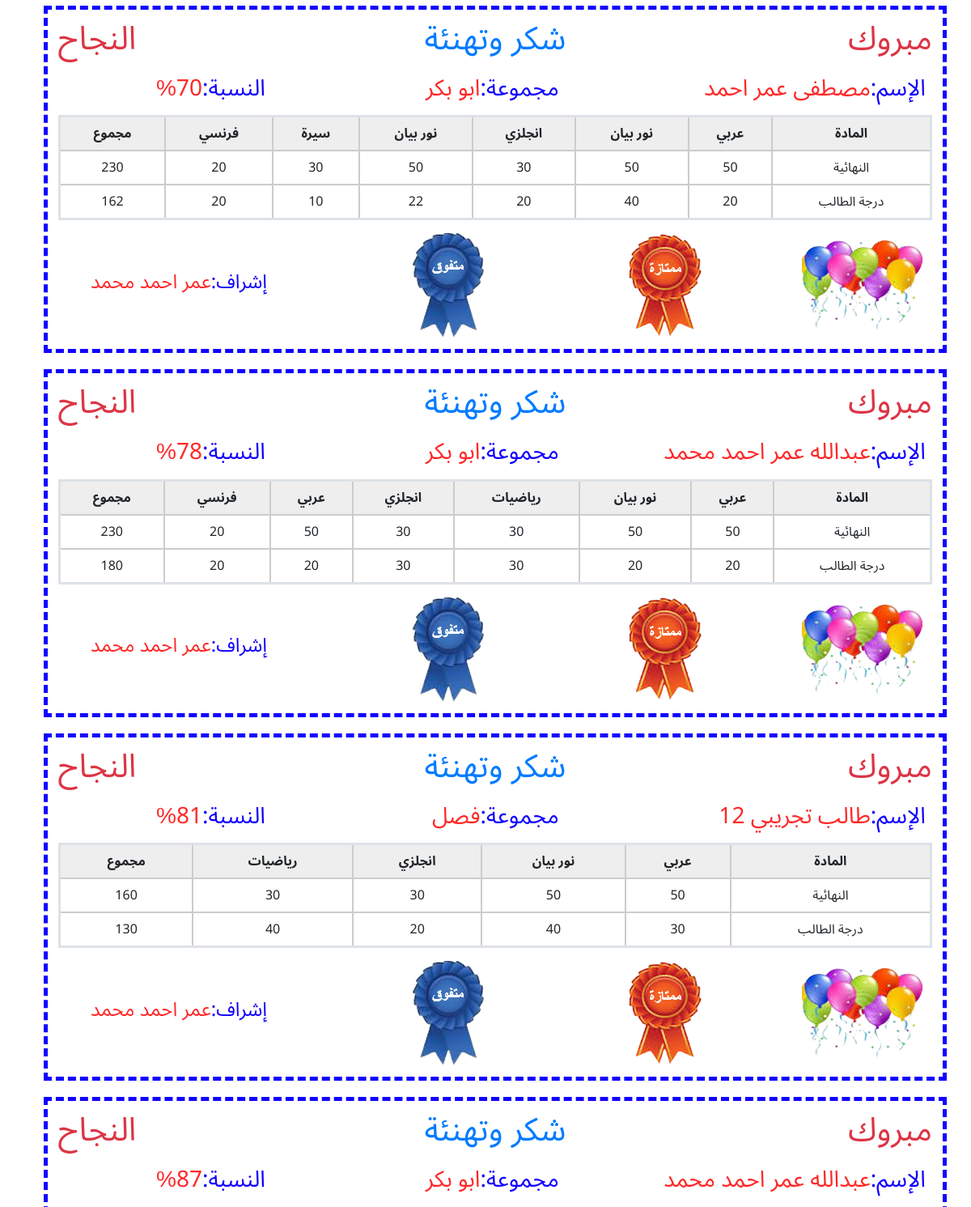
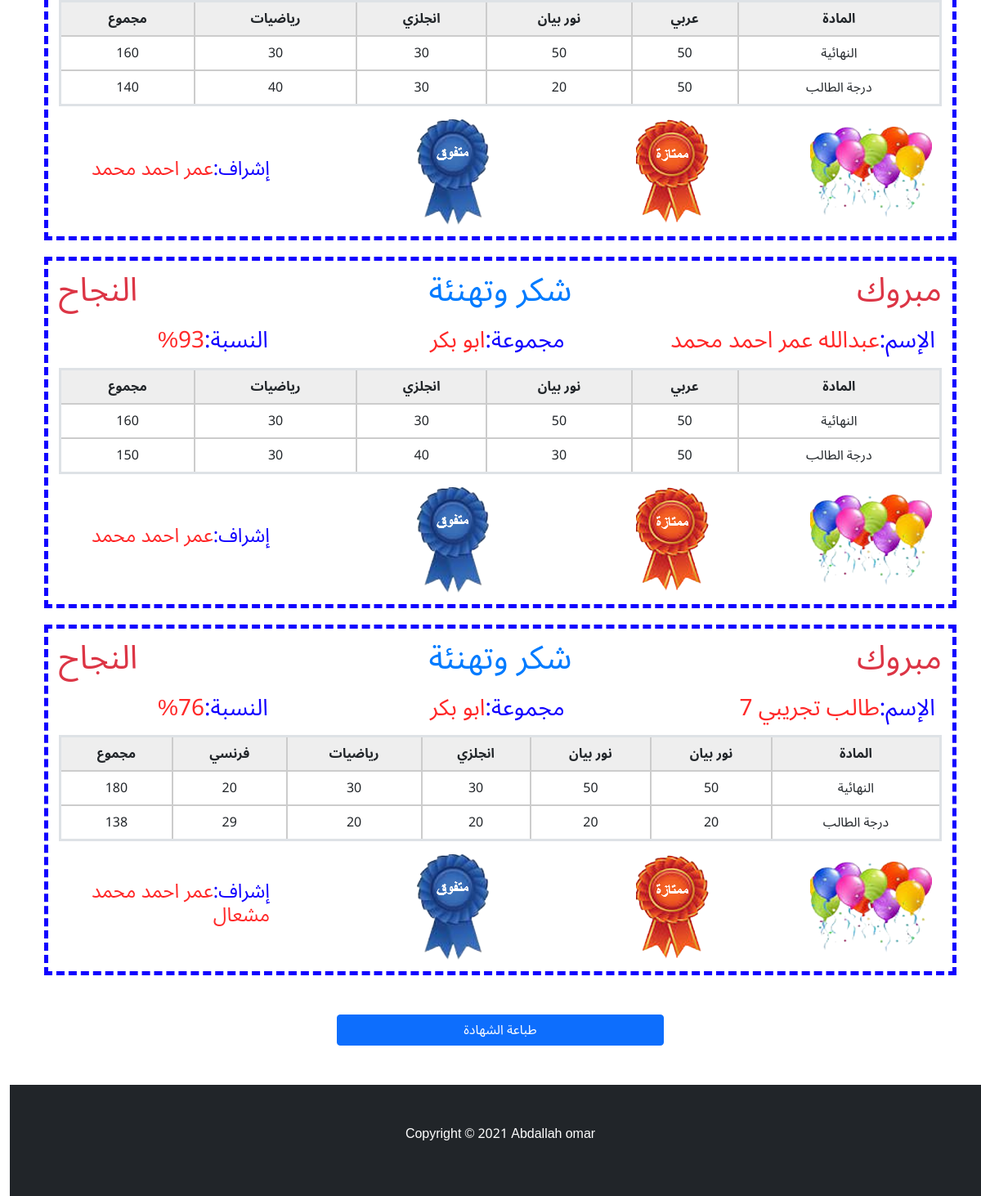
/all_darajat/ (signed in, lower part), run on an earlier commit of the app's database (2 pictures, top to bottom).
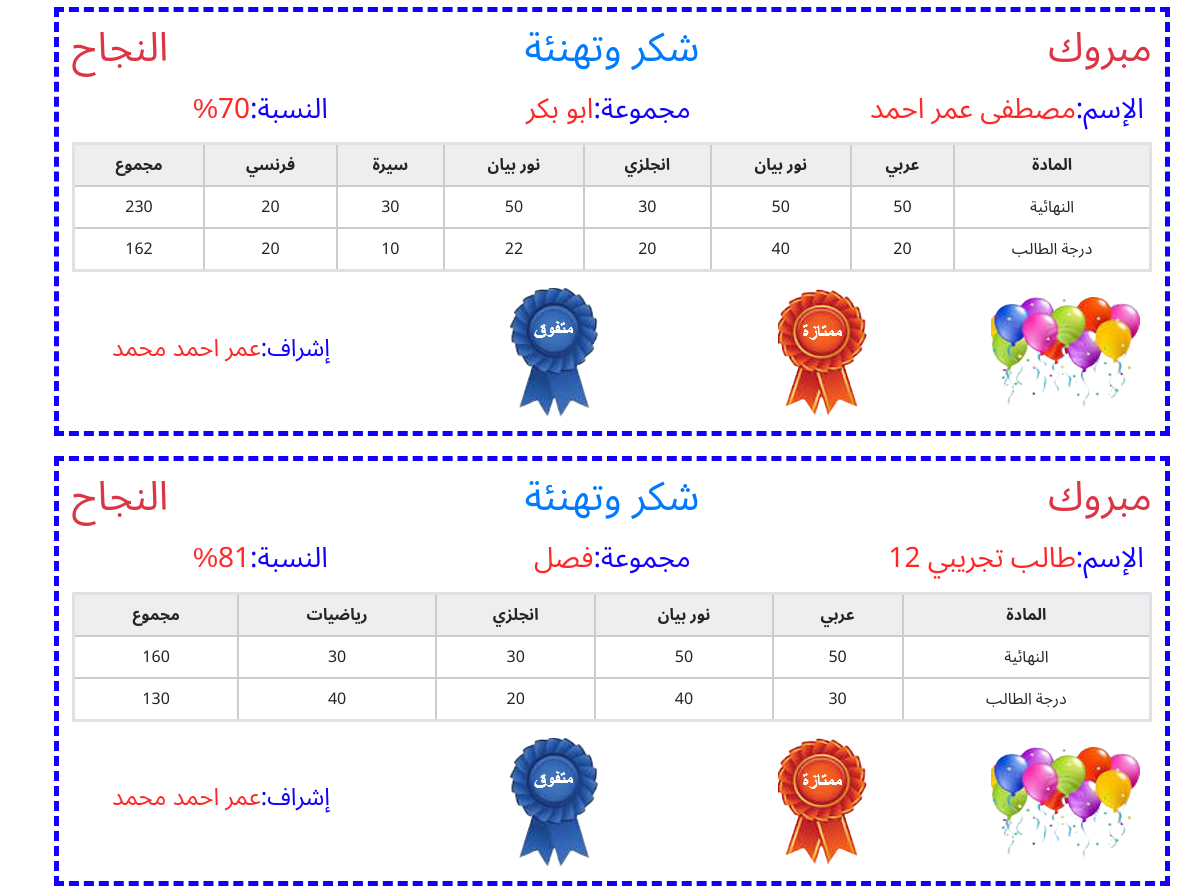
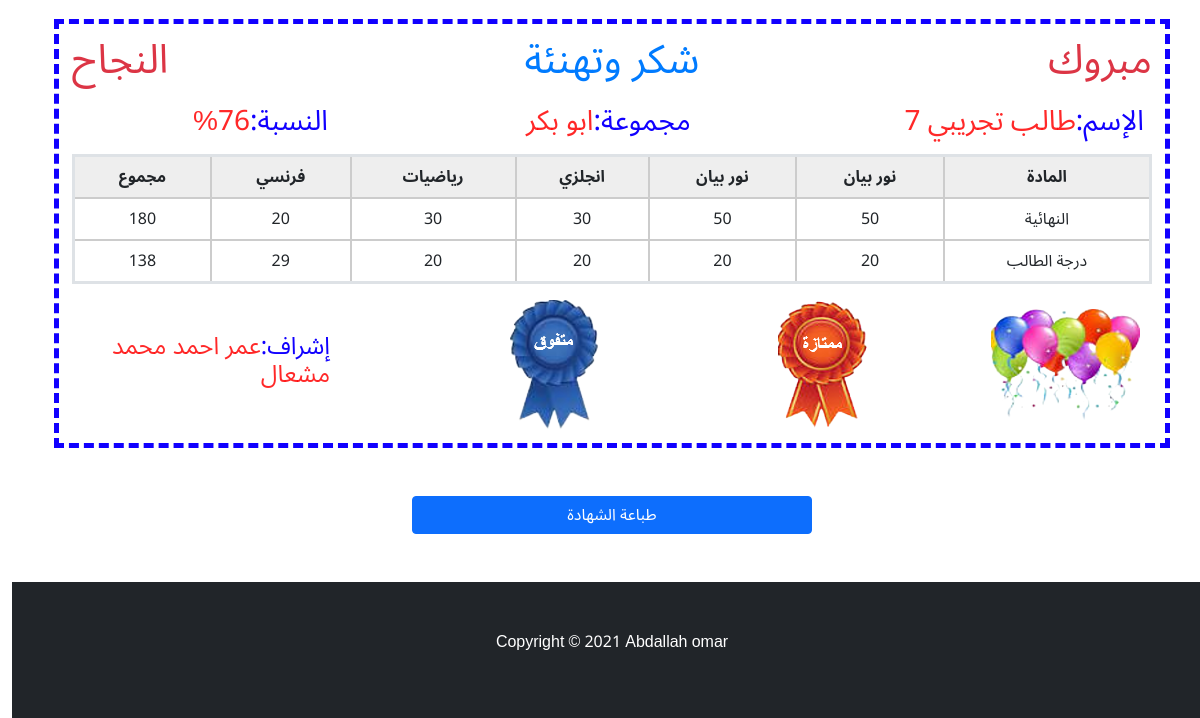
And on a later commit of the database (2 pictures, top to bottom).
### home_app/models.py (models this page shows, shortened)
class darajat(models.Model):
    user = models.ForeignKey(User, verbose_name=("المستخدم"), on_delete=models.CASCADE)
    profile = models.ForeignKey(Profile, verbose_name=("profile"), on_delete=models.CASCADE)
    name = models.ForeignKey(boy, verbose_name=("اسم الطالب"), on_delete=models.CASCADE, null=True)
    mada = models.ForeignKey(mawad, verbose_name=("المادة"), on_delete=models.CASCADE)
    daraja = models.IntegerField(verbose_name='درجة الطالب')
    mada1 = models.ForeignKey(mawad, verbose_name=("المادة"), on_delete=models.CASCADE,related_name='mada1')
    daraja1 = models.IntegerField(verbose_name='درجة الطالب')
    mada2 = models.ForeignKey(mawad, verbose_name=("المادة"), on_delete=models.CASCADE,related_name='mada2')
    daraja2 = models.IntegerField(verbose_name='درجة الطالب')
    mada3 = models.ForeignKey(mawad, verbose_name=("المادة"), on_delete=models.CASCADE,related_name='mada3')
    daraja3 = models.IntegerField(verbose_name='درجة الطالب')
    mada4 = models.ForeignKey(mawad, verbose_name=("المادة"), on_delete=models.CASCADE,related_name='mada4',null=True,blank=True)
    daraja4 = models.IntegerField(verbose_name='درجة الطالب' ,null=True, default='0')
    mada5 = models.ForeignKey(mawad, verbose_name=("المادة"), on_delete=models.CASCADE,related_name='mada5',null=True,blank=True)
    daraja5 = models.IntegerField(verbose_name='درجة الطالب' ,null=True, default='0')
    mada6 = models.ForeignKey(mawad, verbose_name=("المادة"), on_delete=models.CASCADE,related_name='mada6',null=True,blank=True)
    daraja6 = models.IntegerField(verbose_name='درجة الطالب',null=True, default='0')
    mada7 = models.ForeignKey(mawad, verbose_name=("المادة"), on_delete=models.CASCADE,related_name='mada7',null=True,blank=True)
    daraja7 = models.IntegerField(verbose_name='درجة الطالب',null=True, default='0')
    add_date = models.DateField(auto_now=False, auto_now_add=False, verbose_name="التاريخ",null=True,blank=True)
    def ejmale(self):
        ejmale = self.daraja + self.daraja1 + self.daraja2 +self.daraja3 + self.daraja4 + self.daraja5 + self.daraja6 + self.daraja6
        if self.daraja5:
            ejmale += self.daraja5
        if self.daraja6:
            ejmale += self.daraja6
        if self.daraja4:
            ejmale += self.daraja4
        if self.daraja7:
            ejmale += self.daraja7
        return ejmale
    def total(self):
        ejmale = self.mada.daraja + self.mada1.daraja + self.mada2.daraja + self.mada3.daraja
        if self.mada4:
            ejmale += self.mada4.daraja
        if self.mada5:
            ejmale += self.mada5.daraja
        if self.mada6:
           ejmale += self.mada6.daraja
        return ejmale
    def nesba(self):
        self_darajat = self.ejmale()
        total = self.total()
        return int((100 *self_darajat) / total)

class boy(models.Model):
    user = models.ForeignKey(User, verbose_name=("المستخدم"), on_delete=models.CASCADE)
    name = models.CharField(max_length=50, verbose_name="الاسم")
    age = models.IntegerField(verbose_name="السن")
    boy_class = models.ForeignKey("classes", verbose_name=("الفصل"), on_delete=models.PROTECT)
    number_kawme = models.IntegerField(verbose_name="الرقم القومي")
    number_phone = models.IntegerField(verbose_name="رقم الوالد او الوالدة")
    image = models.ImageField(upload_to="boys_images/", verbose_name="صورة الطفل", blank=True, null=True)
    paid = models.IntegerField(verbose_name='المبلغ المدفوع')
    date = models.DateTimeField(auto_now=True, verbose_name="التاريخ")
    add_date = models.DateField(auto_now=False,auto_now_add=False,verbose_name="التاريخ",null=True,blank=True)
    def __str__(self):
        return self.name

class classes(models.Model):
    user = models.ForeignKey(User, verbose_name=("المستخدم"), on_delete=models.CASCADE)
    name = models.CharField(max_length=50, verbose_name="اسم الفصل")
    techer = models.ForeignKey("techers", verbose_name=("المعلمة"), on_delete=models.PROTECT)
    date = models.DateTimeField(auto_now=True, verbose_name="التاريخ")
    add_date = models.DateField(auto_now=False, auto_now_add=False, verbose_name="التاريخ",null=True,blank=True)
    def __str__(self):
        return self.name

class mawad(models.Model):
    user = models.ForeignKey(User, verbose_name=("المستخدم"), on_delete=models.CASCADE)
    name = models.CharField(max_length=50, verbose_name='اسم المادة')
    daraja = models.IntegerField(verbose_name='الدرجة النهائية')
    date = models.DateField(auto_now=True)
    def __str__(self):
        return self.name

class Profile(models.Model):
    user = models.OneToOneField(User, verbose_name=("المستخدم"), on_delete=models.CASCADE)
    name = models.CharField(max_length=50, verbose_name="اسم الروضة")
    city = models.CharField(max_length=50, verbose_name="العنوان")
    name_of_admin = models.CharField(max_length=50, verbose_name="اسم المشرف")
    phone_number = models.IntegerField(verbose_name="رقم الهاتف", blank=True, null=True)
    img = models.ImageField(upload_to="user_img/", verbose_name="شعار الروضة")
    class Meta:
        verbose_name = ("Profile")
        verbose_name_plural = ("Profiles")

### home_app/views.py (the view)
# urls.py: path('all_darajat/', print_all_darajat, name="all_darajat"),
@login_required
def print_all_darajat(request):
    darajats = darajat.objects.all().order_by('add_date')
    filter = darajatFilter(request.GET, queryset=darajats)
    darajats =  filter.qs
    paginator = Paginator(darajats,200)
    page_number = request.GET.get('page')
    page_pbj = paginator.get_page(page_number)
    context = {'darajat':page_pbj, 'filter':filter}
    return render(request, 'project/all_darajats.html', context)

### home_app/templates/project/all_darajats.html (shortened to what this page needs)
{% extends 'base.html' %}
{% load static %}
{% block body %}
    <div class="container mt-5">
        {% for darajat in darajat %}
        <div style="border: 5px dashed rgb(17, 0, 255); padding:5px;margin-top:20px" >
            <div class="row">
                <div class="col m-2" style="color:#dc3545;"><h1>مبروك</h1></div>
                <div class="col m-2 text-center" style="color: #007bff;"><h1>شكر وتهنئة</h1></div>
                <div class="col m-2 text-end" style="color:#dc3545;"><h1>النجاح</h1></div>
            </div>
            <div class="row m-1">
                <div class="col-5"><h3> <span style="color: rgb(17, 0, 255);">الإسم:</span><span style="color: rgba(255, 0, 0, 0.842);">{{darajat.name}}</span></h3></div>
                <div class="col-4"><h3><span style="color: rgb(17, 0, 255);">مجموعة:</span><span style="color: rgba(255, 0, 0, 0.842);">{{darajat.name.boy_class}}</span></h3></div>
                <div class="col"><h3><span style="color: rgb(17, 0, 255);">النسبة:</span><span style="color: rgba(255, 0, 0, 0.842);">{{darajat.nesba}}%</span></h3></div>
            </div>
            <div class="row m-2">
                <table class="table" border="4">
                  <tr align="center" style="background-color: #eee;font-weight: bold;">
                    <th>المادة</th>
                    <th>{{darajat.mada}}</th>
                    <th>{{darajat.mada1}}</th>
                    <th>{{darajat.mada2}}</th>
                    <th>{{darajat.mada3}}</th>
                    {% if darajat.mada4 != None %}
                      <th>{{darajat.mada4}}</th>
                    {% endif %}
                    {% if darajat.mada5 != None %}
                      <th>{{darajat.mada5}}</th>
                    {% endif %}
                    <th>مجموع</th>
                  </tr>
                  <tbody>
                    <tr align="center">
                      <td> النهائية</td>
                      <td>{{darajat.mada.daraja}}</td>
                      <td>{{darajat.mada1.daraja}}</td>
                      <td>{{darajat.mada2.daraja}}</td>
                      <td>{{darajat.mada3.daraja}}</td>
                      {% if darajat.mada4 != None %}
                      <td>{{darajat.mada4.daraja}}</td>
                      {% endif %}
                      {% if darajat.mada5 != None %}
                        <td>{{darajat.mada5.daraja}}</td>
                      {% endif %}
                      <td class="total">{{darajat.total}}</td>
                  </tr>
                  </tbody>
                  <tfoot>
                    <tr align="center">
                        <td>درجة الطالب</td>
                        <td>{{darajat.daraja}}</td>
                        <td>{{darajat.daraja1}}</td>
                        <td>{{darajat.daraja2}}</td>
                        <td>{{darajat.daraja3}}</td>
                        {% if darajat.mada4 != None %}
                          <td>{{darajat.daraja4}}</td>
                        {% endif %}
                        {% if darajat.mada5 != None %}
                          <td>{{darajat.daraja5}}</td>
                        {% endif %}
                        <td class="self_darajat">{{darajat.ejmale}}</td>
                    </tr>
                </tfoot>
                </table>
                <div class="align-content-center">
                  <div class="row" style="align-items: center;">
                    <div class="col-3"><img src="{% static 'img/image-removebg-preview.png' %}" alt="" srcset=""></div>
                    <div class="col-3"><img src="{% static 'img/image-removebg-preview (1).png' %}" alt="" srcset=""></div>
                    <div class="col-3"><img src="{% static 'img/image-removebg-preview (4).png' %}" alt="" srcset=""></div>
                    <div class="col"><h4><span style="color: rgb(17, 0, 255);">إشراف:</span><span style="color: rgba(255, 0, 0, 0.842);">{{darajat.profile.name_of_admin}}</span></h4></div>
                  </div>
                </div>
            </div>
        </div>
        {% endfor %}
    </div>
    <div class="row mt-5">
      <div class="col text-center">
        <button onclick="window.print();" class="btn btn-primary col-4">طباعة الشهادة</button>
      </div>
    </div>
{% endblock body %}

### home_app/templates/base.html (shortened to what this page needs)
{% load crispy_forms_tags %}
{% load static %}
<!DOCTYPE html>
<html lang="ar" dir="rtl">
<head>
    <link rel="stylesheet" href="{% static 'css/bootstrap.rtl.css' %}">
</head>
<body>
  <div class="content">
    {% block body %}
    {% endblock body %}
  </div>
  <footer class="py-5 bg-dark text-white text-center position-relative mt-5">
    <div class="container">
        <p class="land">
            Copyright &copy; 2021 Abdallah omar
        </p>
        <a href="#" class="position-absolute bottom-0 end-0 p-3">
        </a>
    </div>
</footer>
</body>
</html>

### home_app/templates/base.html (style rules this page uses)
* { font-family: 'Noto Sans Arabic', sans-serif; }
a { text-decoration: none; }

### home_app/templates/project/all_darajats.html (style rules this page uses)
table { width: 100%; border: 3px solid #17a2b8; }
table td,th { border: 2px solid #ccc; }

What changed in the data, as far as the page shows it:
removed darajat: name "عبدالله عمر احمد محمد", name.boy_class "ابو بكر", nesba "78", mada "عربي", mada1 "نور بيان", mada2 "رياضيات", mada3 "انجلزي", mada4 "عربي", mada5 "فرنسي", mada.daraja "50", mada1.daraja "50", mada2.daraja "30", mada3.daraja "30", mada4.daraja "50", mada5.daraja "20", total "230", daraja "20", daraja1 "20", daraja2 "30", daraja3 "30", daraja4 "20", daraja5 "20", ejmale "180", profile.name_of_admin "عمر احمد محمد"
removed darajat: name "عبدالله عمر احمد محمد", name.boy_class "ابو بكر", nesba "87", mada "عربي", mada1 "نور بيان", mada2 "انجلزي", mada3 "رياضيات", mada.daraja "50", mada1.daraja "50", mada2.daraja "30", mada3.daraja "30", total "160", daraja "50", daraja1 "20", daraja2 "30", daraja3 "40", ejmale "140", profile.name_of_admin "عمر احمد محمد"
removed darajat: name "عبدالله عمر احمد محمد", name.boy_class "ابو بكر", nesba "93", mada "عربي", mada1 "نور بيان", mada2 "انجلزي", mada3 "رياضيات", mada.daraja "50", mada1.daraja "50", mada2.daraja "30", mada3.daraja "30", total "160", daraja "50", daraja1 "30", daraja2 "40", daraja3 "30", ejmale "150", profile.name_of_admin "عمر احمد محمد"
